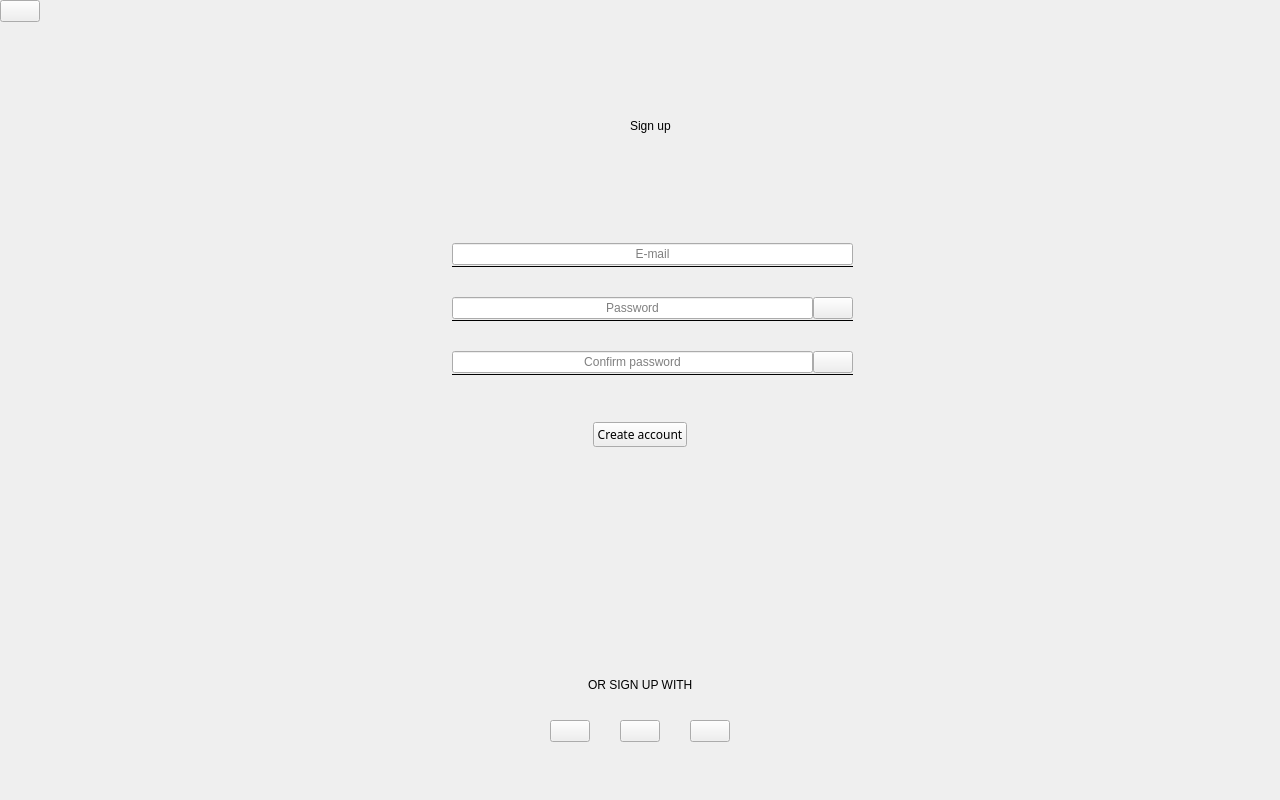
<?xml version="1.0" encoding="UTF-8"?>
<ui version="4.0">
 <class>SignUp</class>
 <widget class="QWidget" name="SignUp">
  <property name="geometry">
   <rect>
    <x>0</x>
    <y>0</y>
    <width>1280</width>
    <height>800</height>
   </rect>
  </property>
  <property name="windowTitle">
   <string>Form</string>
  </property>
  <layout class="QVBoxLayout" name="verticalLayout">
   <property name="spacing">
    <number>0</number>
   </property>
   <property name="leftMargin">
    <number>0</number>
   </property>
   <property name="topMargin">
    <number>0</number>
   </property>
   <property name="rightMargin">
    <number>0</number>
   </property>
   <property name="bottomMargin">
    <number>0</number>
   </property>
   <item>
    <layout class="QHBoxLayout" name="horizontalLayout_28">
     <property name="spacing">
      <number>0</number>
     </property>
     <item>
      <layout class="QVBoxLayout" name="verticalLayout_30">
       <property name="spacing">
        <number>0</number>
       </property>
       <item>
        <widget class="QPushButton" name="btBack">
         <property name="cursor">
          <cursorShape>PointingHandCursor</cursorShape>
         </property>
         <property name="focusPolicy">
          <enum>Qt::StrongFocus</enum>
         </property>
         <property name="icon">
          <iconset resource="../../DapChainVpnGui/resources/DapChainVpnGui.qrc">
           <normaloff>:/pics/back_icon.png</normaloff>:/pics/back_icon.png</iconset>
         </property>
         <property name="shortcut">
          <string>Backspace</string>
         </property>
        </widget>
       </item>
       <item>
        <spacer name="verticalSpacer_25">
         <property name="orientation">
          <enum>Qt::Vertical</enum>
         </property>
         <property name="sizeType">
          <enum>QSizePolicy::Expanding</enum>
         </property>
         <property name="sizeHint" stdset="0">
          <size>
           <width>20</width>
           <height>20</height>
          </size>
         </property>
        </spacer>
       </item>
      </layout>
     </item>
     <item>
      <spacer name="horizontalSpacer_47">
       <property name="orientation">
        <enum>Qt::Horizontal</enum>
       </property>
       <property name="sizeType">
        <enum>QSizePolicy::Expanding</enum>
       </property>
       <property name="sizeHint" stdset="0">
        <size>
         <width>40</width>
         <height>20</height>
        </size>
       </property>
      </spacer>
     </item>
     <item>
      <layout class="QVBoxLayout" name="verticalLayout_20">
       <property name="spacing">
        <number>0</number>
       </property>
       <item>
        <spacer name="verticalSpacer_24">
         <property name="orientation">
          <enum>Qt::Vertical</enum>
         </property>
         <property name="sizeType">
          <enum>QSizePolicy::Fixed</enum>
         </property>
         <property name="sizeHint" stdset="0">
          <size>
           <width>20</width>
           <height>22</height>
          </size>
         </property>
        </spacer>
       </item>
       <item>
        <layout class="QVBoxLayout" name="verticalLayout_31">
         <item>
          <widget class="QLabel" name="lbTitle">
           <property name="text">
            <string>Sign up</string>
           </property>
          </widget>
         </item>
        </layout>
       </item>
      </layout>
     </item>
     <item>
      <spacer name="horizontalSpacer_48">
       <property name="orientation">
        <enum>Qt::Horizontal</enum>
       </property>
       <property name="sizeType">
        <enum>QSizePolicy::Expanding</enum>
       </property>
       <property name="sizeHint" stdset="0">
        <size>
         <width>40</width>
         <height>20</height>
        </size>
       </property>
      </spacer>
     </item>
     <item>
      <layout class="QVBoxLayout" name="verticalLayout_32">
       <property name="spacing">
        <number>0</number>
       </property>
       <item>
        <widget class="QWidget" name="wgBackSpacing" native="true"/>
       </item>
       <item>
        <spacer name="verticalSpacer_28">
         <property name="orientation">
          <enum>Qt::Vertical</enum>
         </property>
         <property name="sizeType">
          <enum>QSizePolicy::Expanding</enum>
         </property>
         <property name="sizeHint" stdset="0">
          <size>
           <width>20</width>
           <height>20</height>
          </size>
         </property>
        </spacer>
       </item>
      </layout>
     </item>
    </layout>
   </item>
   <item>
    <widget class="QLabel" name="lbMessage">
     <property name="alignment">
      <set>Qt::AlignBottom|Qt::AlignHCenter</set>
     </property>
    </widget>
   </item>
   <item>
    <layout class="QHBoxLayout" name="horizontalLayout_14">
     <property name="spacing">
      <number>0</number>
     </property>
     <item>
      <spacer name="horizontalSpacer">
       <property name="orientation">
        <enum>Qt::Horizontal</enum>
       </property>
       <property name="sizeHint" stdset="0">
        <size>
         <width>40</width>
         <height>20</height>
        </size>
       </property>
      </spacer>
     </item>
     <item>
      <widget class="QWidget" name="wgEdits" native="true">
       <property name="sizePolicy">
        <sizepolicy hsizetype="Minimum" vsizetype="Preferred">
         <horstretch>0</horstretch>
         <verstretch>0</verstretch>
        </sizepolicy>
       </property>
       <layout class="QVBoxLayout" name="verticalLayout_8">
        <property name="spacing">
         <number>29</number>
        </property>
        <property name="leftMargin">
         <number>0</number>
        </property>
        <property name="topMargin">
         <number>0</number>
        </property>
        <property name="rightMargin">
         <number>0</number>
        </property>
        <property name="bottomMargin">
         <number>0</number>
        </property>
        <item>
         <layout class="QHBoxLayout" name="horizontalLayout_3">
          <property name="spacing">
           <number>18</number>
          </property>
          <item>
           <widget class="QLabel" name="lblMail">
            <property name="sizePolicy">
             <sizepolicy hsizetype="Fixed" vsizetype="Fixed">
              <horstretch>0</horstretch>
              <verstretch>0</verstretch>
             </sizepolicy>
            </property>
            <property name="text">
             <string/>
            </property>
            <property name="scaledContents">
             <bool>true</bool>
            </property>
           </widget>
          </item>
          <item>
           <layout class="QVBoxLayout" name="verticalLayout_5">
            <property name="spacing">
             <number>0</number>
            </property>
            <item>
             <widget class="QLineEdit" name="edMail">
              <property name="text">
               <string/>
              </property>
              <property name="maxLength">
               <number>336</number>
              </property>
              <property name="alignment">
               <set>Qt::AlignCenter</set>
              </property>
              <property name="placeholderText">
               <string>E-mail</string>
              </property>
             </widget>
            </item>
            <item>
             <widget class="Line" name="lineMail">
              <property name="frameShadow">
               <enum>QFrame::Plain</enum>
              </property>
              <property name="midLineWidth">
               <number>1</number>
              </property>
              <property name="orientation">
               <enum>Qt::Horizontal</enum>
              </property>
             </widget>
            </item>
           </layout>
          </item>
         </layout>
        </item>
        <item>
         <layout class="QHBoxLayout" name="horizontalLayout_15">
          <property name="spacing">
           <number>18</number>
          </property>
          <item>
           <widget class="QLabel" name="lblPassword">
            <property name="sizePolicy">
             <sizepolicy hsizetype="Fixed" vsizetype="Fixed">
              <horstretch>0</horstretch>
              <verstretch>0</verstretch>
             </sizepolicy>
            </property>
            <property name="text">
             <string/>
            </property>
           </widget>
          </item>
          <item>
           <layout class="QVBoxLayout" name="verticalLayout_4">
            <property name="spacing">
             <number>0</number>
            </property>
            <item>
             <layout class="QHBoxLayout" name="horizontalLayout_5">
              <property name="spacing">
               <number>0</number>
              </property>
              <property name="topMargin">
               <number>0</number>
              </property>
              <item>
               <widget class="QLineEdit" name="edPassword">
                <property name="text">
                 <string/>
                </property>
                <property name="maxLength">
                 <number>336</number>
                </property>
                <property name="echoMode">
                 <enum>QLineEdit::Password</enum>
                </property>
                <property name="alignment">
                 <set>Qt::AlignCenter</set>
                </property>
                <property name="placeholderText">
                 <string>Password</string>
                </property>
               </widget>
              </item>
              <item>
               <widget class="QPushButton" name="btShow">
                <property name="maximumSize">
                 <size>
                  <width>44</width>
                  <height>44</height>
                 </size>
                </property>
                <property name="text">
                 <string/>
                </property>
                <property name="checkable">
                 <bool>true</bool>
                </property>
               </widget>
              </item>
             </layout>
            </item>
            <item>
             <widget class="Line" name="linePassword">
              <property name="frameShadow">
               <enum>QFrame::Plain</enum>
              </property>
              <property name="midLineWidth">
               <number>1</number>
              </property>
              <property name="orientation">
               <enum>Qt::Horizontal</enum>
              </property>
             </widget>
            </item>
           </layout>
          </item>
         </layout>
        </item>
        <item>
         <layout class="QHBoxLayout" name="horizontalLayout_2">
          <property name="spacing">
           <number>18</number>
          </property>
          <property name="topMargin">
           <number>0</number>
          </property>
          <item>
           <widget class="QLabel" name="lblConfPassword">
            <property name="sizePolicy">
             <sizepolicy hsizetype="Fixed" vsizetype="Fixed">
              <horstretch>0</horstretch>
              <verstretch>0</verstretch>
             </sizepolicy>
            </property>
            <property name="text">
             <string/>
            </property>
           </widget>
          </item>
          <item>
           <layout class="QVBoxLayout" name="verticalLayout_6">
            <property name="spacing">
             <number>0</number>
            </property>
            <property name="topMargin">
             <number>0</number>
            </property>
            <property name="rightMargin">
             <number>0</number>
            </property>
            <item>
             <layout class="QHBoxLayout" name="horizontalLayout_4">
              <property name="spacing">
               <number>0</number>
              </property>
              <property name="rightMargin">
               <number>0</number>
              </property>
              <item>
               <widget class="QLineEdit" name="edConfPassword">
                <property name="inputMethodHints">
                 <set>Qt::ImhHiddenText|Qt::ImhNoAutoUppercase|Qt::ImhNoPredictiveText|Qt::ImhSensitiveData</set>
                </property>
                <property name="echoMode">
                 <enum>QLineEdit::Password</enum>
                </property>
                <property name="alignment">
                 <set>Qt::AlignCenter</set>
                </property>
                <property name="placeholderText">
                 <string>Confirm password</string>
                </property>
               </widget>
              </item>
              <item>
               <widget class="QPushButton" name="btConfShow">
                <property name="text">
                 <string/>
                </property>
                <property name="checkable">
                 <bool>true</bool>
                </property>
               </widget>
              </item>
             </layout>
            </item>
            <item>
             <widget class="Line" name="lineConfPassword">
              <property name="frameShadow">
               <enum>QFrame::Plain</enum>
              </property>
              <property name="midLineWidth">
               <number>1</number>
              </property>
              <property name="orientation">
               <enum>Qt::Horizontal</enum>
              </property>
             </widget>
            </item>
           </layout>
          </item>
         </layout>
        </item>
       </layout>
      </widget>
     </item>
     <item>
      <spacer name="horizontalSpacer_2">
       <property name="orientation">
        <enum>Qt::Horizontal</enum>
       </property>
       <property name="sizeHint" stdset="0">
        <size>
         <width>40</width>
         <height>20</height>
        </size>
       </property>
      </spacer>
     </item>
    </layout>
   </item>
   <item>
    <spacer name="verticalSpacer">
     <property name="orientation">
      <enum>Qt::Vertical</enum>
     </property>
     <property name="sizeType">
      <enum>QSizePolicy::Fixed</enum>
     </property>
     <property name="sizeHint" stdset="0">
      <size>
       <width>20</width>
       <height>46</height>
      </size>
     </property>
    </spacer>
   </item>
   <item>
    <layout class="QHBoxLayout" name="horizontalLayout_22">
     <property name="topMargin">
      <number>0</number>
     </property>
     <item>
      <spacer name="horizontalSpacer_37">
       <property name="orientation">
        <enum>Qt::Horizontal</enum>
       </property>
       <property name="sizeType">
        <enum>QSizePolicy::Expanding</enum>
       </property>
       <property name="sizeHint" stdset="0">
        <size>
         <width>40</width>
         <height>20</height>
        </size>
       </property>
      </spacer>
     </item>
     <item>
      <widget class="QPushButton" name="btCreate">
       <property name="enabled">
        <bool>true</bool>
       </property>
       <property name="font">
        <font>
         <family>Regular</family>
         <weight>50</weight>
         <italic>false</italic>
         <bold>false</bold>
        </font>
       </property>
       <property name="focusPolicy">
        <enum>Qt::StrongFocus</enum>
       </property>
       <property name="text">
        <string>Create account</string>
       </property>
       <property name="flat">
        <bool>false</bool>
       </property>
      </widget>
     </item>
     <item>
      <spacer name="horizontalSpacer_38">
       <property name="orientation">
        <enum>Qt::Horizontal</enum>
       </property>
       <property name="sizeHint" stdset="0">
        <size>
         <width>40</width>
         <height>20</height>
        </size>
       </property>
      </spacer>
     </item>
    </layout>
   </item>
   <item>
    <spacer name="verticalSpacer_2">
     <property name="orientation">
      <enum>Qt::Vertical</enum>
     </property>
     <property name="sizeType">
      <enum>QSizePolicy::Expanding</enum>
     </property>
     <property name="sizeHint" stdset="0">
      <size>
       <width>20</width>
       <height>158</height>
      </size>
     </property>
    </spacer>
   </item>
   <item>
    <layout class="QHBoxLayout" name="horizontalLayout">
     <item>
      <spacer name="horizontalSpacer_5">
       <property name="orientation">
        <enum>Qt::Horizontal</enum>
       </property>
       <property name="sizeHint" stdset="0">
        <size>
         <width>40</width>
         <height>20</height>
        </size>
       </property>
      </spacer>
     </item>
     <item>
      <widget class="QLabel" name="lblSignUpWith">
       <property name="text">
        <string>OR SIGN UP WITH</string>
       </property>
      </widget>
     </item>
     <item>
      <spacer name="horizontalSpacer_6">
       <property name="orientation">
        <enum>Qt::Horizontal</enum>
       </property>
       <property name="sizeHint" stdset="0">
        <size>
         <width>40</width>
         <height>20</height>
        </size>
       </property>
      </spacer>
     </item>
    </layout>
   </item>
   <item>
    <spacer name="verticalSpacer_7">
     <property name="orientation">
      <enum>Qt::Vertical</enum>
     </property>
     <property name="sizeType">
      <enum>QSizePolicy::Fixed</enum>
     </property>
     <property name="sizeHint" stdset="0">
      <size>
       <width>20</width>
       <height>22</height>
      </size>
     </property>
    </spacer>
   </item>
   <item>
    <layout class="QHBoxLayout" name="horizontalLayout_6">
     <item>
      <spacer name="horizontalSpacer_55">
       <property name="orientation">
        <enum>Qt::Horizontal</enum>
       </property>
       <property name="sizeType">
        <enum>QSizePolicy::Expanding</enum>
       </property>
       <property name="sizeHint" stdset="0">
        <size>
         <width>40</width>
         <height>20</height>
        </size>
       </property>
      </spacer>
     </item>
     <item>
      <layout class="QHBoxLayout" name="horizontalLayout_7">
       <property name="spacing">
        <number>30</number>
       </property>
       <property name="rightMargin">
        <number>0</number>
       </property>
       <item>
        <widget class="QPushButton" name="btFacebook">
         <property name="sizePolicy">
          <sizepolicy hsizetype="Fixed" vsizetype="Fixed">
           <horstretch>0</horstretch>
           <verstretch>0</verstretch>
          </sizepolicy>
         </property>
         <property name="cursor">
          <cursorShape>PointingHandCursor</cursorShape>
         </property>
         <property name="focusPolicy">
          <enum>Qt::StrongFocus</enum>
         </property>
         <property name="text">
          <string/>
         </property>
         <property name="flat">
          <bool>false</bool>
         </property>
        </widget>
       </item>
       <item>
        <widget class="QPushButton" name="btTwitter">
         <property name="sizePolicy">
          <sizepolicy hsizetype="Fixed" vsizetype="Fixed">
           <horstretch>0</horstretch>
           <verstretch>0</verstretch>
          </sizepolicy>
         </property>
         <property name="cursor">
          <cursorShape>PointingHandCursor</cursorShape>
         </property>
         <property name="focusPolicy">
          <enum>Qt::StrongFocus</enum>
         </property>
         <property name="flat">
          <bool>false</bool>
         </property>
        </widget>
       </item>
       <item>
        <widget class="QPushButton" name="btGoogle">
         <property name="sizePolicy">
          <sizepolicy hsizetype="Fixed" vsizetype="Fixed">
           <horstretch>0</horstretch>
           <verstretch>0</verstretch>
          </sizepolicy>
         </property>
         <property name="cursor">
          <cursorShape>PointingHandCursor</cursorShape>
         </property>
         <property name="focusPolicy">
          <enum>Qt::StrongFocus</enum>
         </property>
         <property name="text">
          <string/>
         </property>
         <property name="flat">
          <bool>false</bool>
         </property>
        </widget>
       </item>
      </layout>
     </item>
     <item>
      <spacer name="horizontalSpacer_49">
       <property name="orientation">
        <enum>Qt::Horizontal</enum>
       </property>
       <property name="sizeType">
        <enum>QSizePolicy::Expanding</enum>
       </property>
       <property name="sizeHint" stdset="0">
        <size>
         <width>40</width>
         <height>28</height>
        </size>
       </property>
      </spacer>
     </item>
    </layout>
   </item>
   <item>
    <spacer name="verticalSpacer_5">
     <property name="orientation">
      <enum>Qt::Vertical</enum>
     </property>
     <property name="sizeType">
      <enum>QSizePolicy::Fixed</enum>
     </property>
     <property name="sizeHint" stdset="0">
      <size>
       <width>20</width>
       <height>55</height>
      </size>
     </property>
    </spacer>
   </item>
  </layout>
 </widget>
 <tabstops>
  <tabstop>edMail</tabstop>
  <tabstop>edPassword</tabstop>
  <tabstop>edConfPassword</tabstop>
 </tabstops>
 <resources>
  <include location="../../DapChainVpnGui/resources/DapChainVpnGui.qrc"/>
  <include location="../../DapChainVpnGui/resources/DapChainVpnGui.qrc"/>
 </resources>
 <connections/>
</ui>
